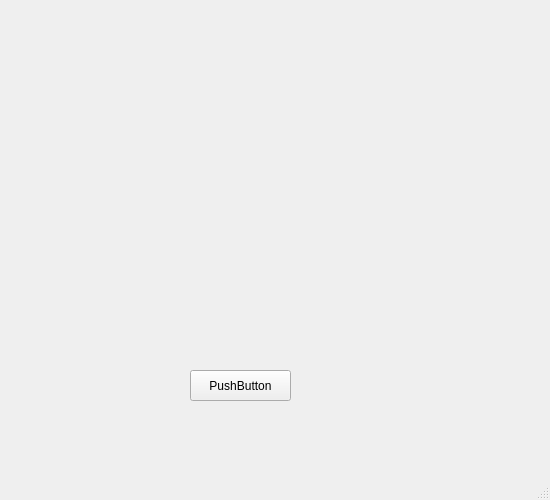
<?xml version="1.0" encoding="UTF-8"?>
<ui version="4.0">
 <class>MainWindow</class>
 <widget class="QMainWindow" name="MainWindow">
  <property name="geometry">
   <rect>
    <x>0</x>
    <y>0</y>
    <width>550</width>
    <height>500</height>
   </rect>
  </property>
  <property name="minimumSize">
   <size>
    <width>550</width>
    <height>500</height>
   </size>
  </property>
  <property name="maximumSize">
   <size>
    <width>550</width>
    <height>500</height>
   </size>
  </property>
  <property name="windowTitle">
   <string>MainWindow</string>
  </property>
  <widget class="QWidget" name="centralwidget">
   <widget class="QPushButton" name="pushButton">
    <property name="geometry">
     <rect>
      <x>190</x>
      <y>370</y>
      <width>101</width>
      <height>31</height>
     </rect>
    </property>
    <property name="text">
     <string>PushButton</string>
    </property>
   </widget>
  </widget>
  <widget class="QMenuBar" name="menubar">
   <property name="geometry">
    <rect>
     <x>0</x>
     <y>0</y>
     <width>550</width>
     <height>21</height>
    </rect>
   </property>
  </widget>
  <widget class="QStatusBar" name="statusbar"/>
 </widget>
 <resources/>
 <connections/>
</ui>
